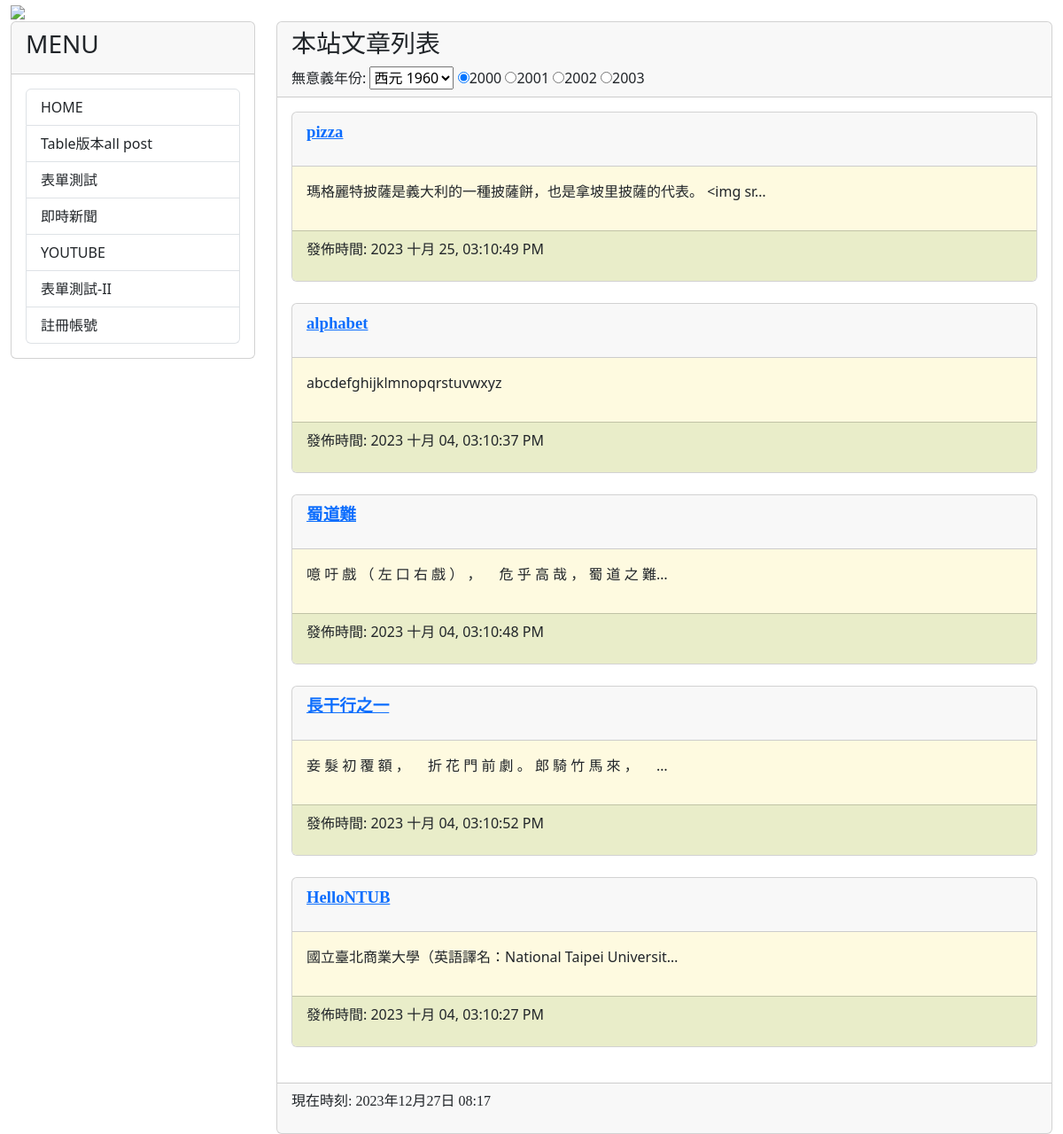
The app's page /, older data.
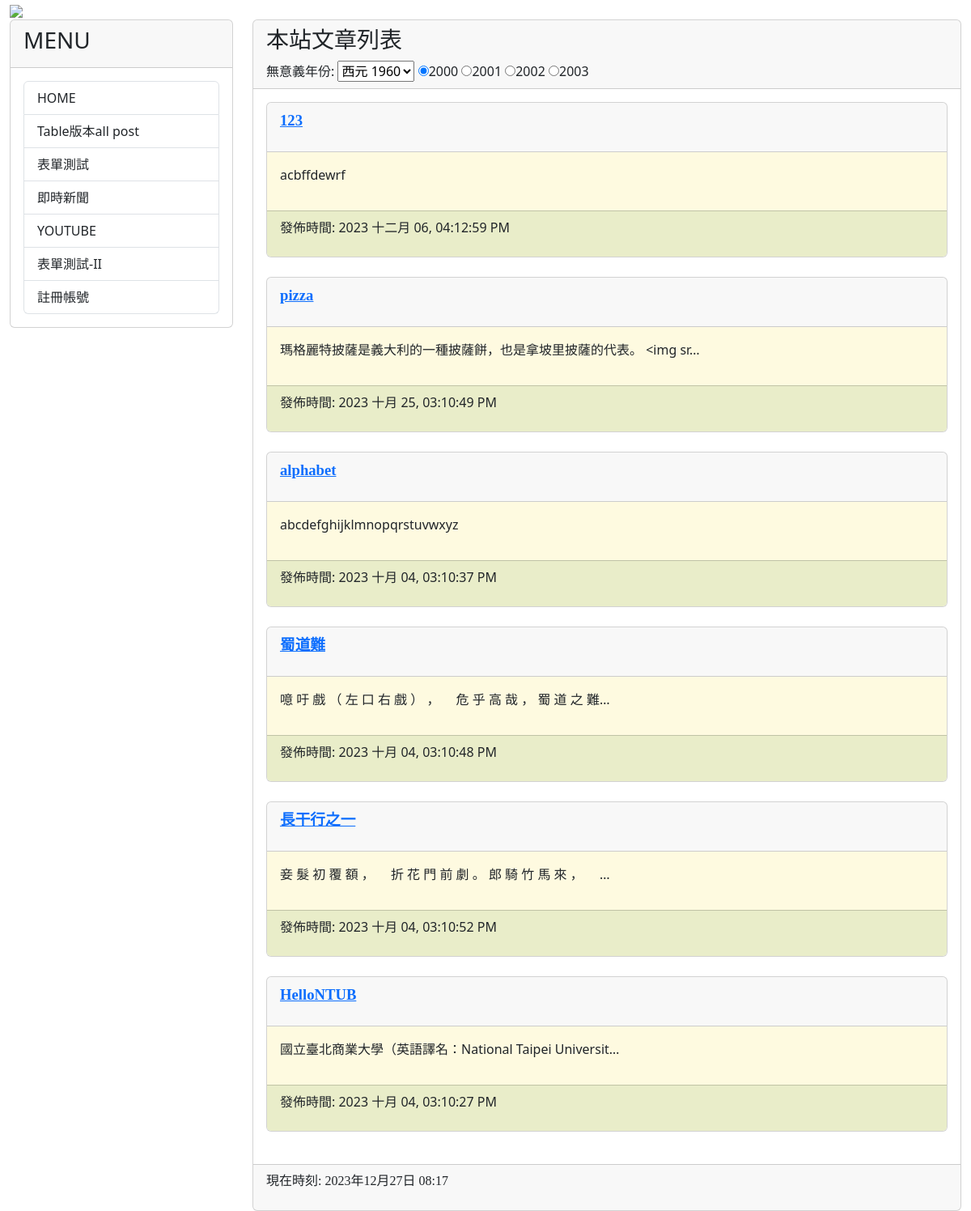
The same page, newer data.
### mysite/models.py (models this page shows, shortened)
class Post(models.Model):
    title=models.CharField(max_length=200) #標題
    slug=models.CharField(max_length=200) #網址
    body=models.TextField() #內容
    category=models.TextField(null=True) #分類
    pub_date=models.DateTimeField(auto_now_add=True)
    class Meta:
        ordering=('-pub_date', ) #-反向排序

### mysite/views.py (the view)
# urls.py: path('', mv.homepage, name="homepage"),
def homepage(request):
    posts = Post.objects.all()
    now = datetime.now()
    hour = now.timetuple().tm_hour
    years=range(1960,2024) #1960到2023
    return render(request, 'index.html', locals())

### mysite/templates/index.html (shortened to what this page needs)
{% extends "base2.html" %}
{% block headmessage %}
<h3 style='font-family:標楷體;'>本站文章列表</h3>
<label for="byear">無意義年份:</label>
<select name="byear">
    {% for year in years %}
    <option value="{{year}}">西元 {{year}}</option>
    {% endfor %}
</select>
<input type='radio' name='ryear' checked>2000</input>
<input type='radio' name='ryear'>2001</input>
<input type='radio' name='ryear'>2002</input>
<input type='radio' name='ryear'>2003</input>
{% endblock headmessage %}
{% block content %}
{% for post in posts %}
<div class='card'>
    <div class='card-header'>
        <p style='font-family:微軟正黑體;font-size:14pt;font-weight:bold;'>
            <a href='/post/{{post.slug}}'>{{ post.title }}</a>
        </p>
    </div>
    <div class="card-body" style="background-color:#fefae0">
        <p>
            {{ post.body | truncatechars:40 }}
        </p>
    </div>
    <div class="card-footer" style="background-color:#e9edc9">
        <p>
            發佈時間: {{ post.pub_date | date:"Y M d, h:m:s A" }}
        </p>
    </div>
</div>
<br>
{% endfor %}
{% endblock content%}

Row changes from the older to the newer data that the page shows:
added Post: title "123", body "acbffdewrf", pub_date "2023 十二月 06, 04:12:59 PM"
